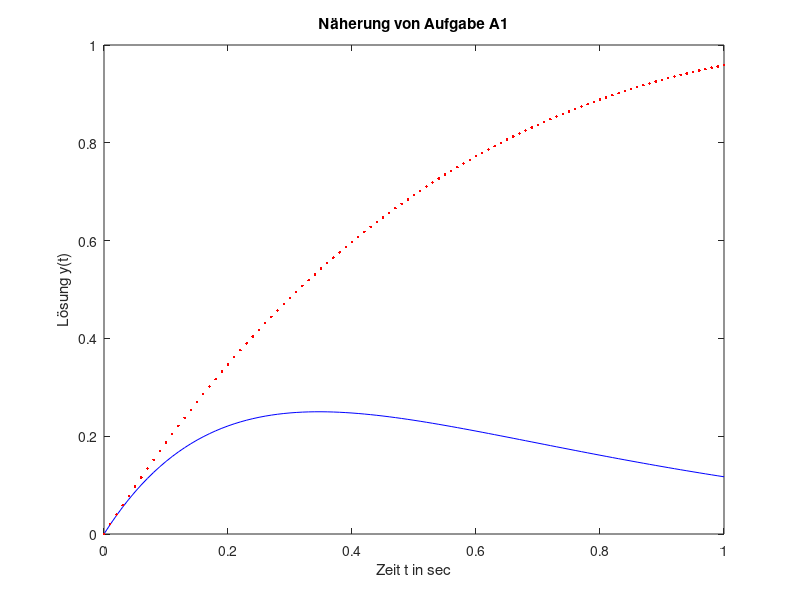

Source code (MATLAB):

%% Aufgabe A3
hmax = 0.1; % maaximale Zeitschrittweite
hmin = 0.00001; % minimale Zeitschrittweite

hh = flip(hmin:hmin*15:hmax); % Zeitschwrittgrößen von hmax bis 0.0001
cc = 0; % konstante initialisieren
for h = hh(2:end)

    T = 1; % Endzeit
    tt = 0:h:T; % Zeitgitter
    % Problemdefinition
    f = @(t,y) [y(2); -pi^2*y(1)]; y0=[1; 0];
    yex = @(t) [cos(pi*t); -pi*sin(pi*t)];
    yy = y0; y=y0;
    
    for t=tt(2:end)
        y = y + h*f(t,y); % explizites Eulerverfahren
        yy = [yy,y];
    end
    % exakte Lösung
    % 1
    yyex=yex(tt);
    % erste Komponente der Lösung
    %plot(tt,yyex(1,:),'b-',tt,yy(1,:),'r.')
    c = norm((yyex(1,:)-yy(1,:)),Inf)/h;
    cc = [cc,c];
end
% zweite Komponente der Lösung
% konvergenz
plot(hh(2:end),cc(2:end),'r-')
title('Konvergenzverhalten des Eulerverfahrens')
xlabel('Zeitschrittgröße h')
ylabel('Fehler-Konstante C')
set ( gca, 'xdir', 'reverse' )

%% Aufgabe A4
clearvars

%Parameter
a = 0; b = 2;
m = 2; c = 3; k = 1;

%lsg des char. polynoms:
k1=(sqrt(c^2-4*m*k)-c)/2*m
k2=(-sqrt(c^2-4*m*k)-c)/2*m 
%konstanten nach RB:
c2 = (b-a*k1)*(1/(k2-k1));
c1 = a-c2;

h = 0.01; % Schrittweite
T = 1; % Endzeit
tt = 0:h:T; % Zeitgitter
% Problemdefinition
f = @(t,y) [y(2); -(k/m)*y(1)-(c/m)*y(2)]; y0=[a; b];
yex = @(t) [c1*exp(k1*t)+c2*exp(k2*t); c1*k1*exp(k1*t)+c2*k2*exp(k2*t)];
yy = y0; y=y0;
for t=tt(2:end)
    y = y + h*f(t,y); % explizites Eulerverfahren
    yy = [yy,y];
end

yyex=yex(tt);
C = norm((yyex(1,:)-yy(1,:)),Inf)/h
% erste Komponente der Lösung
plot(tt,yyex(1,:),'b-',tt,yy(1,:),'r.')
title('Näherung von Aufgabe A1')
xlabel('Zeit t in sec')
ylabel('Lösung y(t)')
